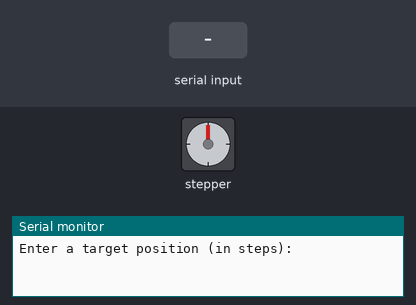
The sketch below on a simulated Arduino Uno, built with avr-gcc and run on an emulated ATmega328P. On the bench: stepper motor, the last lines printed to the serial monitor. The test bench sets the inputs (shaded band). Stepper angles assume 200 steps per turn.

Above: at 1.2 s.
1.3 s: "200\n" received over Serial
At 1.45 s:
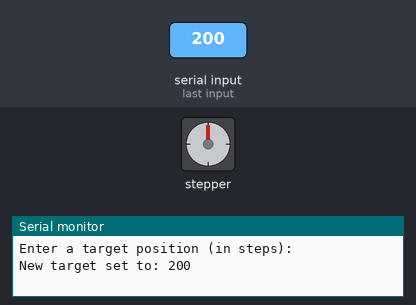
3.1 s: "90,45\n" received over Serial
At 4.5 s:
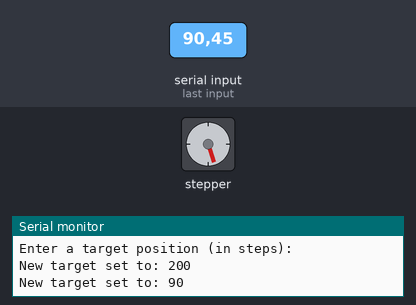
4.9 s: "30,150\n" received over Serial
At 6.2 s:
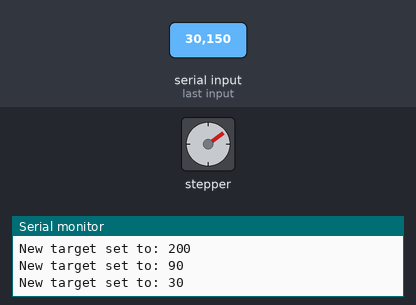
6.5 s: "200\n" received over Serial
At 6.65 s:
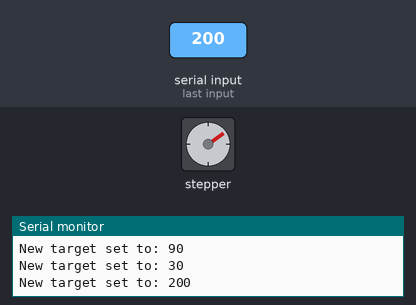
8.3 s: "30,150\n" received over Serial
At 8.45 s:
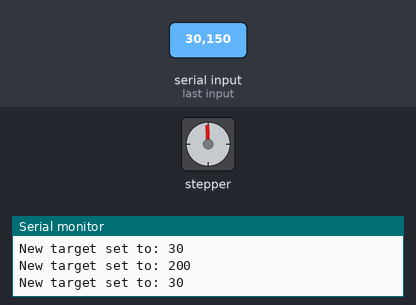
10.1 s: "90\n" received over Serial
At 11.6 s:
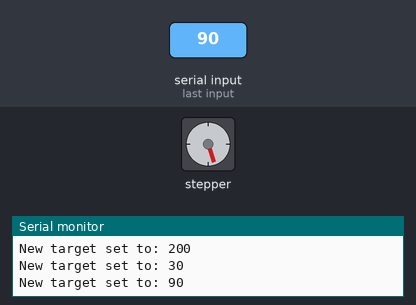
Timing chart, 0 to 12.7 s (numbered marks = the images above; inputs shaded):
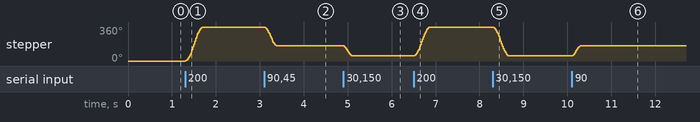

Measured:
- after the input at 1.3 s, stepper: turns 360° clockwise in 0.40 s, starting at once
- after the input at 3.1 s, stepper: turns 198° counter-clockwise in 0.28 s, starting at once
- after the input at 4.9 s, stepper: turns 108° counter-clockwise in 0.19 s, starting at once
- after the input at 6.5 s, stepper: turns 306° clockwise in 0.36 s, starting at once
- after the input at 8.3 s, stepper: turns 306° counter-clockwise in 0.36 s, starting at once
- after the input at 10.1 s, stepper: turns 108° clockwise in 0.19 s, starting at once

The sketch:

Steeper_SetPosition.ino
```cpp
#include <AccelStepper.h>

// Pin definitions for DRV8825
#define dirPin 1
#define stepPin 2
#define motorInterfaceType 1  // Step/Dir mode

AccelStepper stepper(motorInterfaceType, stepPin, dirPin);

long targetPosition = 0; // Default position

void setup() {
  Serial.begin(115200); // Start serial monitor
  stepper.setMaxSpeed(10000);       // steps per second
  stepper.setAcceleration(5000);   // steps per second squared
  stepper.setCurrentPosition(0);  // Start at zero

  Serial.println("Enter a target position (in steps):");
}

void loop() {
  // Keep moving toward the target
  stepper.run();

  // Check for serial input
  if (Serial.available()) {
    String input = Serial.readStringUntil('\n');  // Read input until Enter is pressed
    input.trim();  // Remove whitespace
    if (input.length() > 0) {
      long newTarget = input.toInt(); // Convert input to integer
      targetPosition = newTarget;
      stepper.moveTo(targetPosition);
      Serial.print("New target set to: ");
      Serial.println(targetPosition);
    }
  }
}
```
